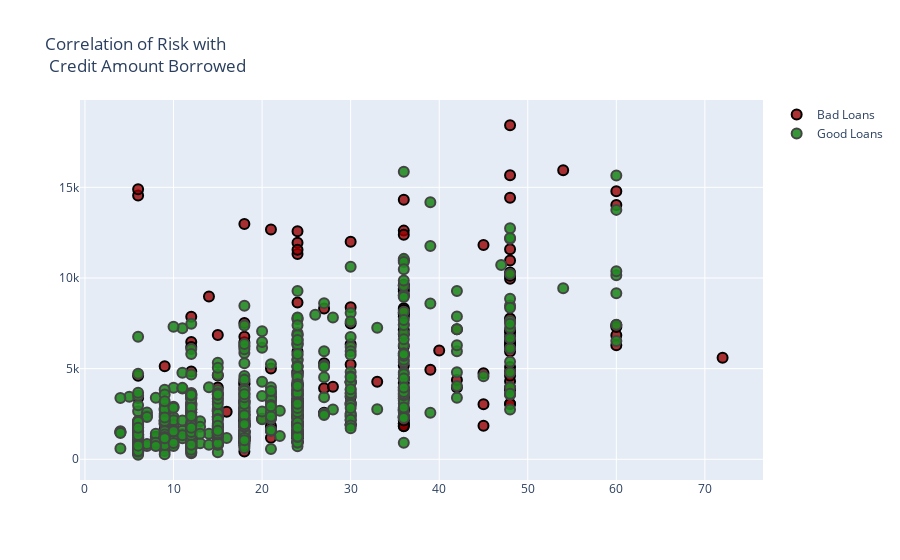

Notebook code cell kept with this figure:
### Code cell
# The higher the credit amount the higher the risk of the loan. Scatter plot?
# The higher the duration of the loan the higher the risk of the loan?

bad_credit_amount = df["Credit amount"].loc[df['Risk'] == 'bad'].values.tolist()
good_credit_amount = df["Credit amount"].loc[df['Risk'] == 'good'].values.tolist()
bad_duration = df['Duration'].loc[df['Risk'] == 'bad'].values.tolist()
good_duration = df['Duration'].loc[df['Risk'] == 'good'].values.tolist()


bad_loans = go.Scatter(
    x = bad_duration,
    y = bad_credit_amount,
    name = 'Bad Loans',
    mode = 'markers',
    marker = dict(
        size = 10,
        color = 'rgba(152, 0, 0, .8)',
        line = dict(
            width = 2,
            color = 'rgb(0, 0, 0)'
        )
    )
)

good_loans = go.Scatter(
    x = good_duration,
    y = good_credit_amount,
    name = 'Good Loans',
    mode = 'markers',
    marker = dict(
        size = 10,
        color = 'rgba(34, 139, 34, .9)',
        line = dict(
            width = 2,
        )
    )
)

data = [bad_loans, good_loans]

layout = dict(title = 'Correlation of Risk with <br> Credit Amount Borrowed',
              yaxis = dict(zeroline = False),
              xaxis = dict(zeroline = False)
             )

fig = dict(data=data, layout=layout)
iplot(fig, filename='styled-scatter')

### Figure 1 — Plotly figure (JSON) as saved in the notebook; plotly's stock layout.template omitted (floating-point values rounded to 4 significant figures; data arrays with more than 128 entries replaced by an {"elided": "..."} marker saying what was removed)
{"data": [{"marker": {"color": "rgba(152, 0, 0, .8)", "line": {"color": "rgb(0, 0, 0)", "width": 2}, "size": 10}, "mode": "markers", "name": "Bad Loans", "type": "scatter", "x": {"elided": "300 int values"}, "y": {"elided": "300 int values"}}, {"marker": {"color": "rgba(34, 139, 34, .9)", "line": {"width": 2}, "size": 10}, "mode": "markers", "name": "Good Loans", "type": "scatter", "x": {"elided": "700 int values"}, "y": {"elided": "700 int values"}}], "layout": {"title": {"text": "Correlation of Risk with <br> Credit Amount Borrowed"}, "xaxis": {"zeroline": false}, "yaxis": {"zeroline": false}}}
